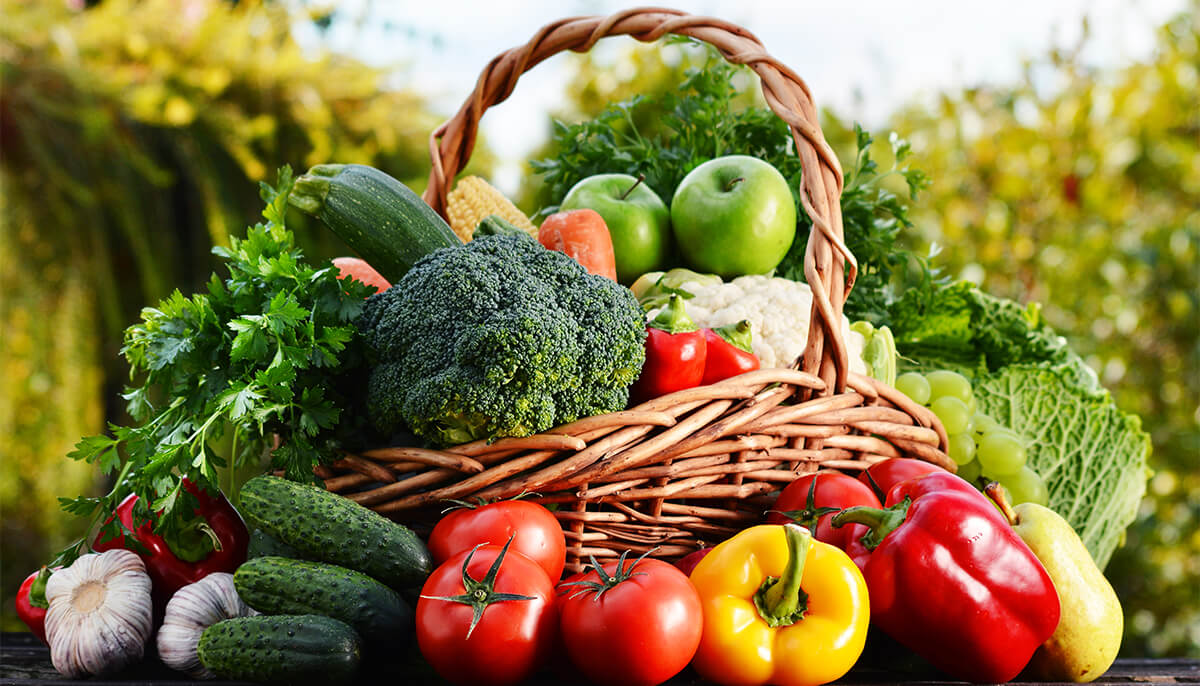
#> input picture testing/colored.jpg, 1200 x 686 px
$ jupyter execute --allow-errors sheet2_omar_rashad_mahmoud.ipynb
#> lines starting #> are read from the running program, lines starting #| are printed output that depends on the picture; after the words box and inside, x2 and y2 are one past the last pixel; in counts of white or black regions, pixels touching at a corner belong together
# <span style = "color:red" > <center>  Sheet 2 - solution - OMAR RASHAD MAHMOUD</center></span>

[cell 1]
#task1

import cv2; import numpy as np
#brg
colored = cv2.imread("colored.jpg",cv2.IMREAD_COLOR)
#> colored is the input picture: shape (686, 1200, 3); mean B, G, R 66.2, 119.5, 135.6
cv2.imshow("task1-1", colored)
# cv2.destroyWindow("task1-1")
#bgr
blue = colored.copy()
blue[:,:,1] = 0
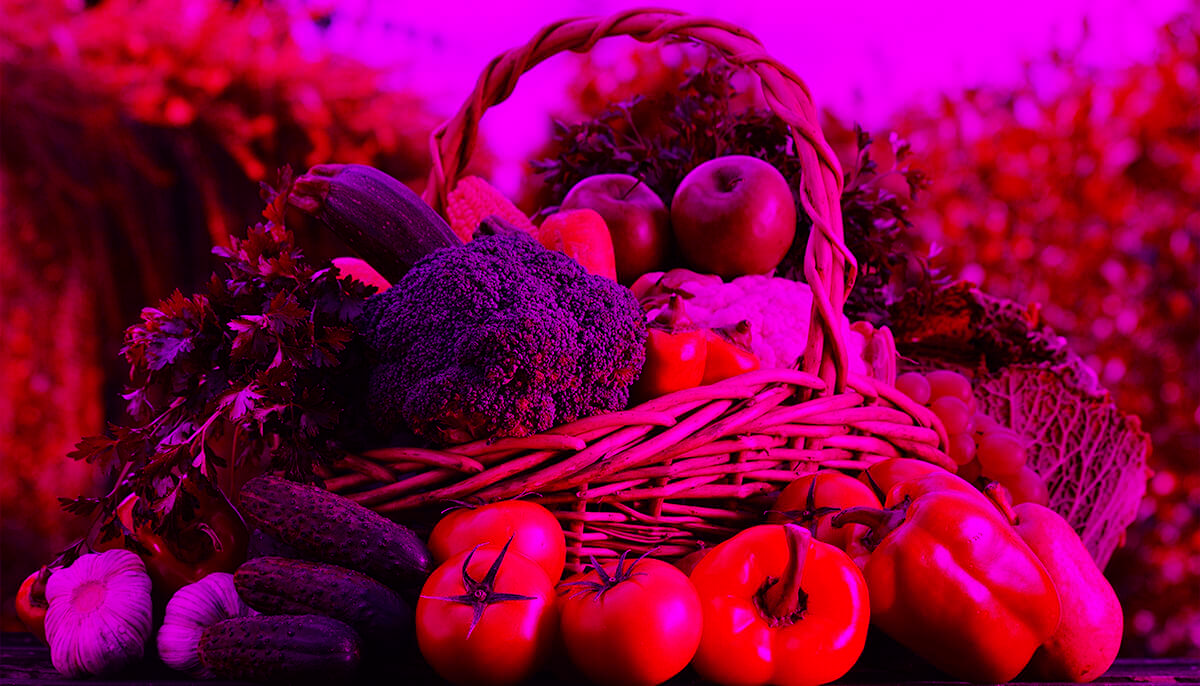
#> blue: shape (686, 1200, 3); mean B, G, R 66.2, 0, 135.6
blue[:,:,2] = 0
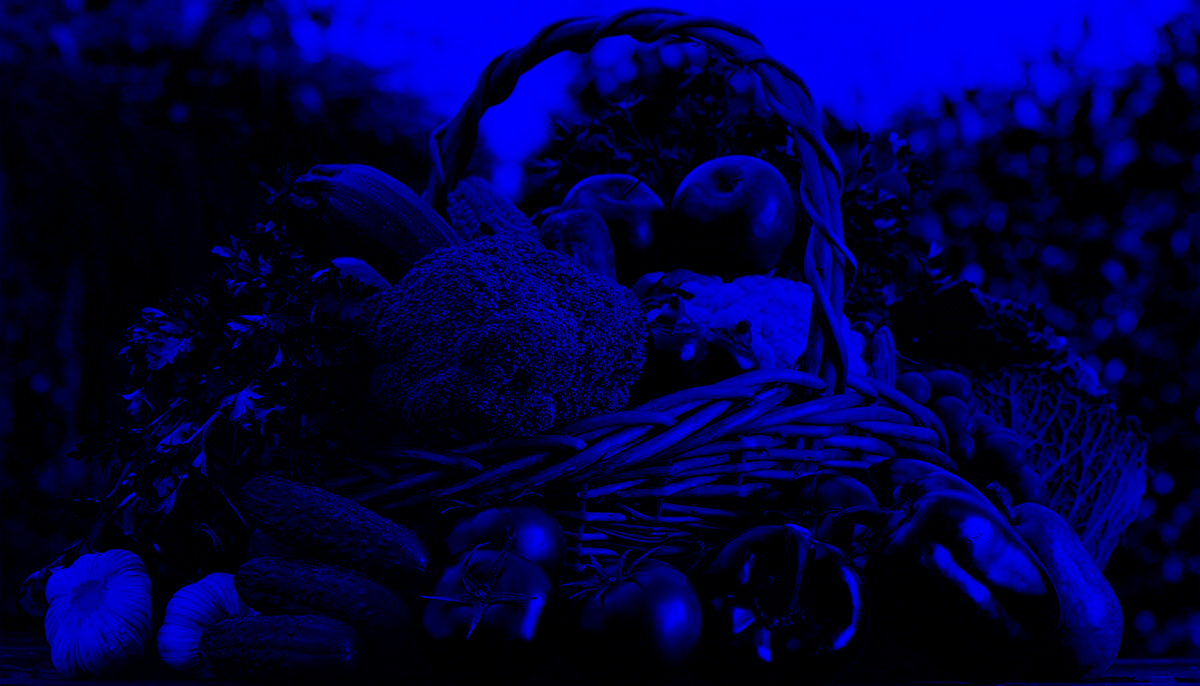
#> blue: shape (686, 1200, 3); mean B, G, R 66.2, 0, 0
cv2.imshow("task1-2", blue)


green = colored.copy()
green [:, : , 0] = 0
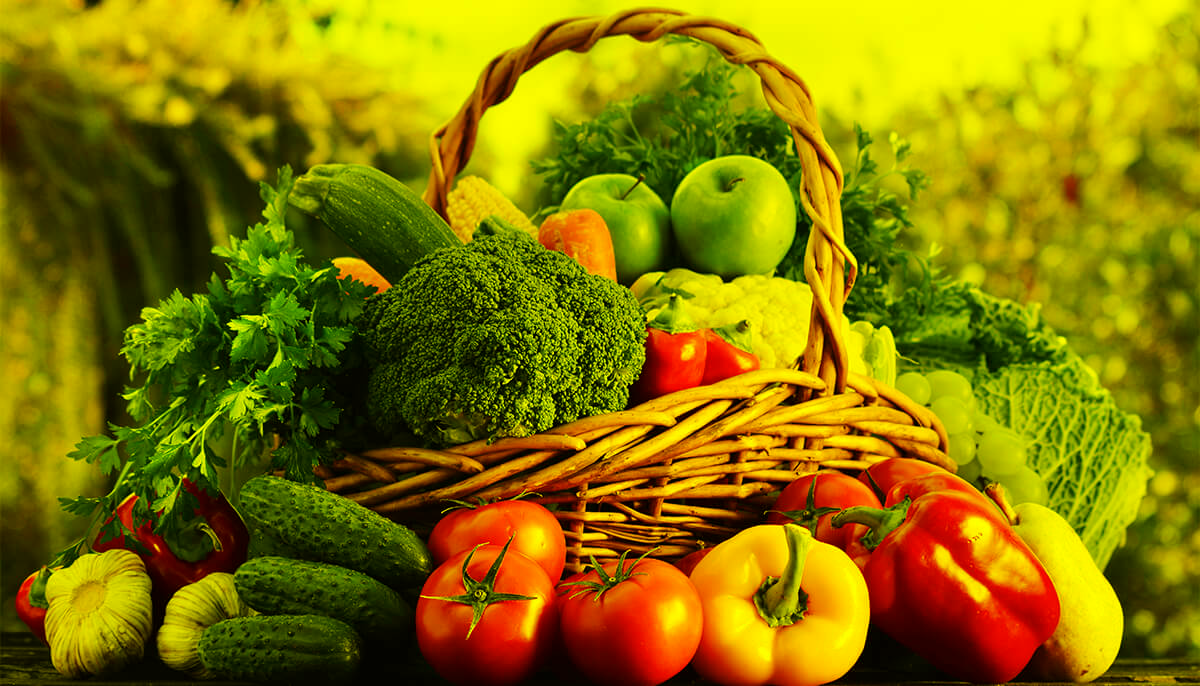
#> green: shape (686, 1200, 3); mean B, G, R 0, 119.5, 135.6
green [:, : , 2] = 0
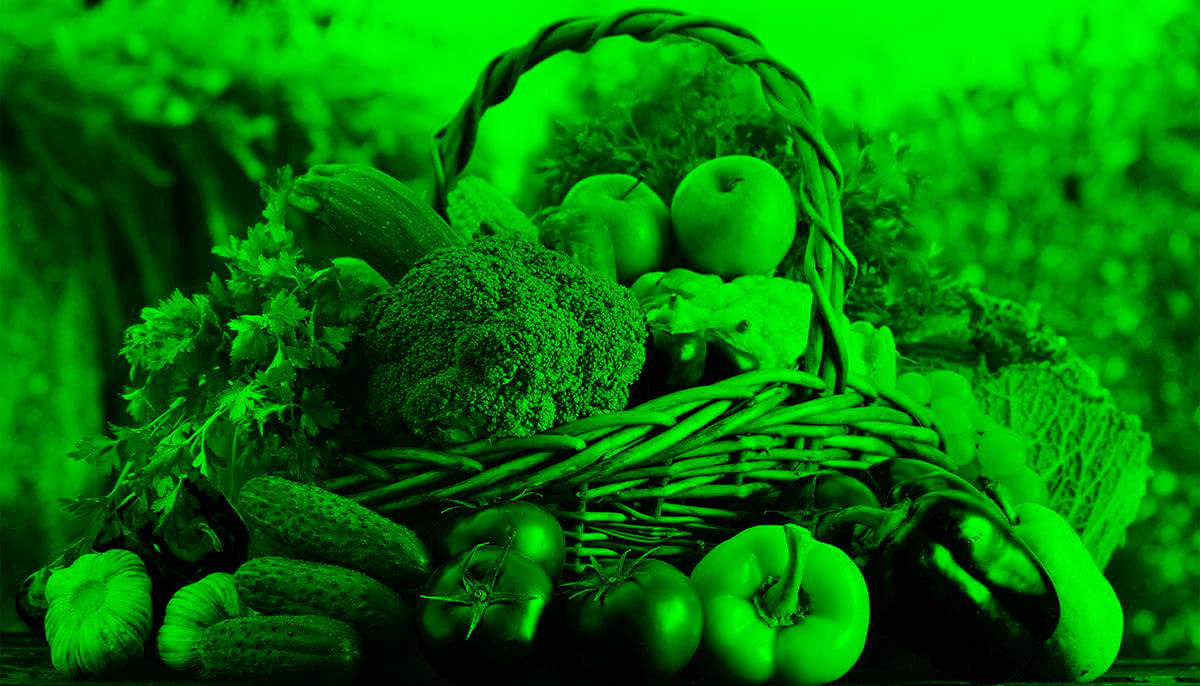
#> green: shape (686, 1200, 3); mean B, G, R 0, 119.5, 0
cv2.imshow("task1-3", green)

red = colored.copy()
red [:, : , 0] = 0
red [:, : , 1] = 0
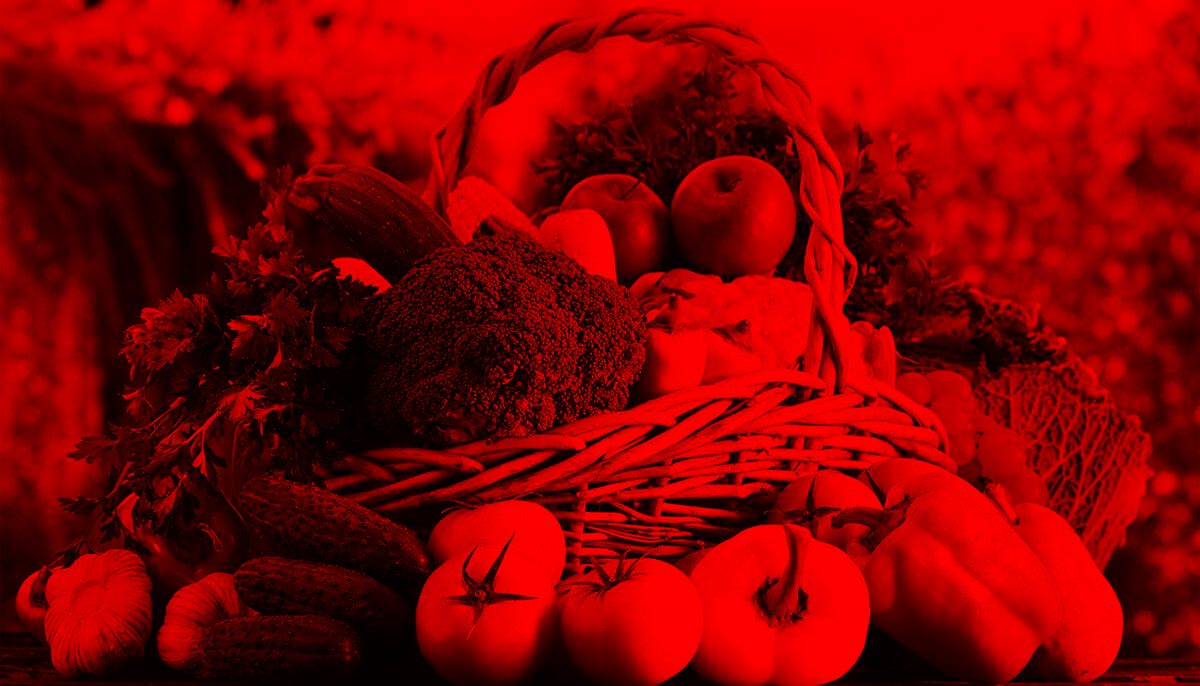
#> red: shape (686, 1200, 3); mean B, G, R 0, 0, 135.6
cv2.imshow("task1-4", red)
cv2.waitKey(0)

[cell 2]
#task2
import cv2 ; import numpy as np

arr1 = np.zeros((256,256), dtype = np.uint8)

arr1[:127, :127]= 255
arr1[128:255, 128:255]= 255

cv2.imshow("Task2",arr1)
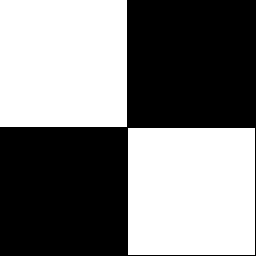
#> window 'Task2': shape (256, 256); 49.2% white; 2 white regions, box (x1, y1, x2, y2) and area: (0, 0, 127, 127) 16129, (128, 128, 255, 255) 16129
cv2.waitKey(0)

[cell 3]
#task3
import cv2 ; import numpy as np
arr1 = np.zeros((256,256), dtype = np.uint8)

for i in range(256) :
    arr1[i] = 255 - i

cv2.imshow("Task3",arr1)
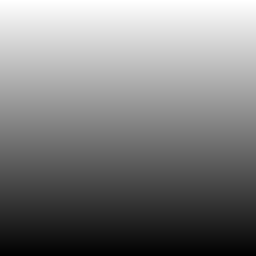
#> window 'Task3': shape (256, 256); min 0, max 255, mean 127.5
cv2.waitKey(0)
